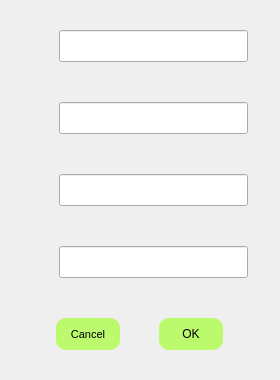
<?xml version="1.0" encoding="UTF-8"?>
<ui version="4.0">
 <class>newUser</class>
 <widget class="QDialog" name="newUser">
  <property name="geometry">
   <rect>
    <x>0</x>
    <y>0</y>
    <width>280</width>
    <height>349</height>
   </rect>
  </property>
  <property name="minimumSize">
   <size>
    <width>280</width>
    <height>0</height>
   </size>
  </property>
  <property name="maximumSize">
   <size>
    <width>280</width>
    <height>16777215</height>
   </size>
  </property>
  <property name="cursor">
   <cursorShape>SizeAllCursor</cursorShape>
  </property>
  <property name="windowTitle">
   <string>New User</string>
  </property>
  <layout class="QHBoxLayout" name="horizontalLayout_10">
   <property name="spacing">
    <number>40</number>
   </property>
   <property name="leftMargin">
    <number>20</number>
   </property>
   <property name="topMargin">
    <number>30</number>
   </property>
   <property name="rightMargin">
    <number>20</number>
   </property>
   <property name="bottomMargin">
    <number>30</number>
   </property>
   <item>
    <layout class="QVBoxLayout" name="verticalLayout">
     <item>
      <layout class="QHBoxLayout" name="horizontalLayout_2" stretch="1,99">
       <property name="spacing">
        <number>0</number>
       </property>
       <property name="rightMargin">
        <number>5</number>
       </property>
       <item>
        <widget class="QPushButton" name="S">
         <property name="minimumSize">
          <size>
           <width>32</width>
           <height>32</height>
          </size>
         </property>
         <property name="maximumSize">
          <size>
           <width>32</width>
           <height>32</height>
          </size>
         </property>
         <property name="cursor">
          <cursorShape>ForbiddenCursor</cursorShape>
         </property>
         <property name="text">
          <string/>
         </property>
         <property name="icon">
          <iconset resource="../icon.qrc">
           <normaloff>:/resource/server.svg</normaloff>
           <normalon>:/resource/server.svg</normalon>:/resource/server.svg</iconset>
         </property>
         <property name="iconSize">
          <size>
           <width>32</width>
           <height>32</height>
          </size>
         </property>
         <property name="flat">
          <bool>true</bool>
         </property>
        </widget>
       </item>
       <item>
        <widget class="QLineEdit" name="server_port">
         <property name="minimumSize">
          <size>
           <width>189</width>
           <height>32</height>
          </size>
         </property>
         <property name="maximumSize">
          <size>
           <width>189</width>
           <height>32</height>
          </size>
         </property>
         <property name="font">
          <font>
           <pointsize>8</pointsize>
          </font>
         </property>
         <property name="maxLength">
          <number>22</number>
         </property>
        </widget>
       </item>
      </layout>
     </item>
     <item>
      <layout class="QHBoxLayout" name="horizontalLayout_3" stretch="1,99">
       <property name="spacing">
        <number>0</number>
       </property>
       <property name="rightMargin">
        <number>5</number>
       </property>
       <item>
        <widget class="QPushButton" name="U">
         <property name="minimumSize">
          <size>
           <width>32</width>
           <height>32</height>
          </size>
         </property>
         <property name="maximumSize">
          <size>
           <width>32</width>
           <height>32</height>
          </size>
         </property>
         <property name="cursor">
          <cursorShape>ForbiddenCursor</cursorShape>
         </property>
         <property name="text">
          <string/>
         </property>
         <property name="icon">
          <iconset resource="../icon.qrc">
           <normaloff>:/resource/user.svg</normaloff>:/resource/user.svg</iconset>
         </property>
         <property name="iconSize">
          <size>
           <width>32</width>
           <height>32</height>
          </size>
         </property>
         <property name="flat">
          <bool>true</bool>
         </property>
        </widget>
       </item>
       <item>
        <widget class="QLineEdit" name="username">
         <property name="minimumSize">
          <size>
           <width>189</width>
           <height>32</height>
          </size>
         </property>
         <property name="maximumSize">
          <size>
           <width>189</width>
           <height>32</height>
          </size>
         </property>
         <property name="font">
          <font>
           <pointsize>8</pointsize>
          </font>
         </property>
         <property name="maxLength">
          <number>8</number>
         </property>
        </widget>
       </item>
      </layout>
     </item>
     <item>
      <layout class="QHBoxLayout" name="horizontalLayout_4" stretch="1,99">
       <property name="spacing">
        <number>0</number>
       </property>
       <property name="rightMargin">
        <number>5</number>
       </property>
       <item>
        <widget class="QPushButton" name="P1">
         <property name="minimumSize">
          <size>
           <width>32</width>
           <height>32</height>
          </size>
         </property>
         <property name="maximumSize">
          <size>
           <width>32</width>
           <height>32</height>
          </size>
         </property>
         <property name="cursor">
          <cursorShape>ForbiddenCursor</cursorShape>
         </property>
         <property name="text">
          <string/>
         </property>
         <property name="icon">
          <iconset resource="../icon.qrc">
           <normaloff>:/resource/passwd.svg</normaloff>:/resource/passwd.svg</iconset>
         </property>
         <property name="iconSize">
          <size>
           <width>32</width>
           <height>32</height>
          </size>
         </property>
         <property name="flat">
          <bool>true</bool>
         </property>
        </widget>
       </item>
       <item>
        <widget class="QLineEdit" name="passwd">
         <property name="minimumSize">
          <size>
           <width>189</width>
           <height>32</height>
          </size>
         </property>
         <property name="maximumSize">
          <size>
           <width>189</width>
           <height>32</height>
          </size>
         </property>
         <property name="font">
          <font>
           <pointsize>8</pointsize>
          </font>
         </property>
         <property name="maxLength">
          <number>12</number>
         </property>
         <property name="echoMode">
          <enum>QLineEdit::Password</enum>
         </property>
        </widget>
       </item>
      </layout>
     </item>
     <item>
      <layout class="QHBoxLayout" name="horizontalLayout_5" stretch="1,99">
       <property name="spacing">
        <number>0</number>
       </property>
       <property name="rightMargin">
        <number>5</number>
       </property>
       <item>
        <widget class="QPushButton" name="P2">
         <property name="minimumSize">
          <size>
           <width>32</width>
           <height>32</height>
          </size>
         </property>
         <property name="maximumSize">
          <size>
           <width>32</width>
           <height>32</height>
          </size>
         </property>
         <property name="cursor">
          <cursorShape>ForbiddenCursor</cursorShape>
         </property>
         <property name="text">
          <string/>
         </property>
         <property name="icon">
          <iconset resource="../icon.qrc">
           <normaloff>:/resource/passwd.svg</normaloff>:/resource/passwd.svg</iconset>
         </property>
         <property name="iconSize">
          <size>
           <width>32</width>
           <height>32</height>
          </size>
         </property>
         <property name="flat">
          <bool>true</bool>
         </property>
        </widget>
       </item>
       <item>
        <widget class="QLineEdit" name="repasswd">
         <property name="minimumSize">
          <size>
           <width>189</width>
           <height>32</height>
          </size>
         </property>
         <property name="maximumSize">
          <size>
           <width>189</width>
           <height>32</height>
          </size>
         </property>
         <property name="font">
          <font>
           <pointsize>8</pointsize>
          </font>
         </property>
         <property name="maxLength">
          <number>12</number>
         </property>
         <property name="echoMode">
          <enum>QLineEdit::Password</enum>
         </property>
        </widget>
       </item>
      </layout>
     </item>
     <item>
      <layout class="QHBoxLayout" name="horizontalLayout">
       <property name="spacing">
        <number>10</number>
       </property>
       <item>
        <widget class="QPushButton" name="cancel">
         <property name="minimumSize">
          <size>
           <width>64</width>
           <height>32</height>
          </size>
         </property>
         <property name="maximumSize">
          <size>
           <width>64</width>
           <height>32</height>
          </size>
         </property>
         <property name="font">
          <font>
           <pointsize>8</pointsize>
          </font>
         </property>
         <property name="cursor">
          <cursorShape>PointingHandCursor</cursorShape>
         </property>
         <property name="styleSheet">
          <string notr="true">border-radius:10px;
background-color: rgb(188, 250, 109);</string>
         </property>
         <property name="text">
          <string>Cancel</string>
         </property>
        </widget>
       </item>
       <item>
        <widget class="QPushButton" name="ok">
         <property name="minimumSize">
          <size>
           <width>64</width>
           <height>32</height>
          </size>
         </property>
         <property name="maximumSize">
          <size>
           <width>64</width>
           <height>32</height>
          </size>
         </property>
         <property name="font">
          <font/>
         </property>
         <property name="cursor">
          <cursorShape>PointingHandCursor</cursorShape>
         </property>
         <property name="styleSheet">
          <string notr="true">border-radius:10px;
background-color: rgb(188, 250, 109);</string>
         </property>
         <property name="text">
          <string>OK</string>
         </property>
        </widget>
       </item>
      </layout>
     </item>
    </layout>
   </item>
  </layout>
 </widget>
 <resources>
  <include location="../icon.qrc"/>
 </resources>
 <connections/>
</ui>
